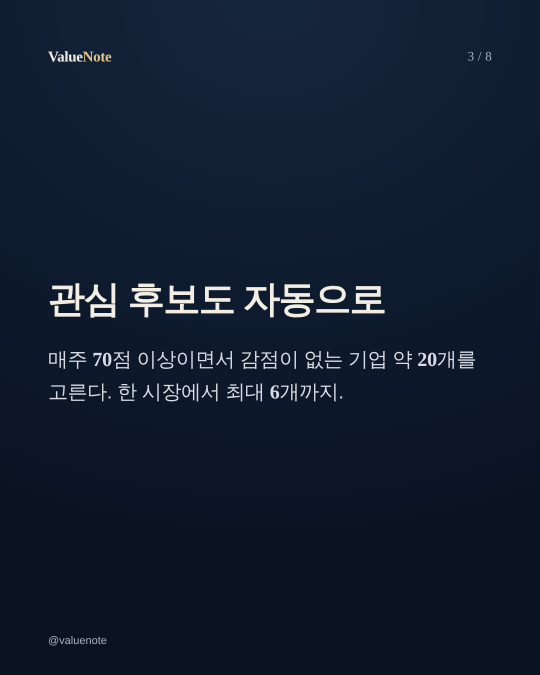
#> input picture social/30/03.jpg, 1080 x 1350 px (shown at 1/2 size)
$ python -i longform.py   (imports and definitions only)
#> lines starting #> are read from the running program, lines starting #| are printed output that depends on the picture
#> further down, picture is the input picture: shape (1350, 1080, 3); mean B, G, R 46.9, 29.4, 17.8
"""황제의 밤 편지(롱폼) 렌더러 — 템플릿 엔진 (2026-11-03 파일럿)

사용: python3 longform.py spec.json [--from 초] [--to 초] [--preview]
spec 한 개 = 한 편. 장면(shots)을 순서대로 이어 붙이고, 목소리 길이에 맞춰 장면 길이를 정한다.
매 편 같은 것(템플릿): 영화 비율 검은 띠, 색보정·필름 입자·비네트, 전용 인트로, 장 제목 카드, 구절 손글씨, 개념 카드,
오늘 밤 할 일 카드, 엔딩, 소리 섞기 규칙(목소리 나올 때 음악·공간 소리 자동으로 낮춤, 독백은 막사 울림).
편마다 바뀌는 것: spec 의 shots(그림·영상·대본·효과음 지시)와 제목들.

shot 공통: type(black|video|still|intro|card|tonight|end), dur(최소 길이), voice(이름 또는 목록), pre(목소리 전 여백), post(뒤 여백),
          amb([소리키, 크기]), sfx([[키, 시작초, 크기], ...]), tin("cut"|"dissolve"|"black"), tout("cut"|"black")
still: src, move{zoom:[a,b], pan:[[x0,y0],[x1,y1]]}, flicker, particles(dust|snow|embers), grade(night|modern|memory)
video: src, move(같음), start(원본 시작초) — 장면이 원본보다 길면 천천히 늘려 재생하고 끝 프레임에서 카메라만 계속 움직인다
overlay: {kind: caption|quote|concept, ...}
"""
import json, math, os, subprocess, sys, random
import numpy as np, cv2
from PIL import Image, ImageDraw, ImageFont

FONTS = "/root/fonts/"
W, H, FPS = 1920, 1080, int(os.environ.get("ED_FPS", "30"))   # 11/9 실화극: 24 = 원본 클립과 같은 프레임 수(섞기·끊김 없음)
BAR = 0 if os.environ.get("ED_VERT") else 131   # ED_VERT=1: 세로 쇼츠용 조각(띠·자막·구절 없이 렌더, caps/verses 파일로 따로 저장)
GOLD = (201, 164, 92); IVORY = (239, 230, 212)


# [6 lines left out: function font, not called in this run]


def dur_of(p):
    return float(subprocess.run(["ffprobe", "-v", "error", "-show_entries", "format=duration", "-of", "csv=p=0", p], capture_output=True, text=True).stdout or 0)


def ease(x):
    x = min(max(x, 0.0), 1.0); return x * x * (3 - 2 * x)


# ---------- 화면 질감 (템플릿) ----------
class Look:
    def __init__(self):
        yy, xx = np.mgrid[0:H, 0:W].astype(np.float32)
        d = np.sqrt(((xx - W / 2) / (W / 2)) ** 2 + ((yy - H / 2) / (H / 2)) ** 2)
        self.vig = np.clip(1.0 - 0.38 * np.clip(d - 0.35, 0, 1) ** 1.6, 0, 1)[..., None].astype(np.float32)
        rng = np.random.default_rng(7)
        self.grain = [cv2.resize(rng.normal(0, 7.5, (H // 2, W // 2)).astype(np.float32), (W, H))[..., None] for _ in range(12)]
        self.n = 0

    def apply(self, img, grade=None):
        f = img.astype(np.float32)
        if grade == "modern":   # 지금 장면: 푸른 회색
            f = f * np.array([1.05, 0.98, 0.88], np.float32)  # BGR
            g = f.mean(axis=2, keepdims=True); f = f * 0.75 + g * 0.25
        elif grade == "memory": # 회상: 따뜻하고 부드럽게
            f = f * np.array([0.85, 1.0, 1.1], np.float32) + 8
        else:                   # 기본: 따뜻한 촛불 톤, 검정은 살짝 들어 올림
            f = f * np.array([0.92, 0.99, 1.06], np.float32)
        f = 10 + f * 0.96
        if grade != "modern":   # 11/5 대표(영상미): 촛불·횃불 같은 밝은 곳에 영화 같은 은은한 빛 번짐(블룸)
            sm = cv2.resize(f, (W // 4, H // 4), interpolation=cv2.INTER_AREA)
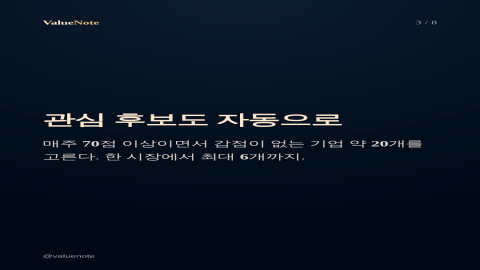
#> sm: shape (270, 480, 3) float32; mean B, G, R 51.4, 37.9, 28.2; drawn with min black and max white
            hi = np.clip(sm - 175, 0, None) * np.array([0.55, 0.8, 1.0], np.float32)
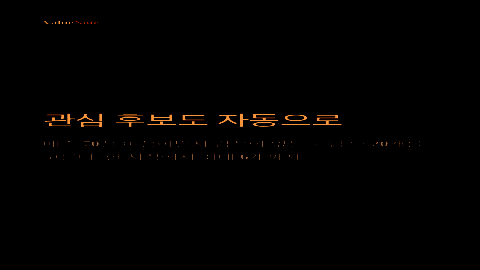
#> hi: shape (270, 480, 3) float32; mean B, G, R 0.1, 0.4, 0.6; drawn with min black and max white
#> (the run stopped early here; a loop or call above may not have finished)
